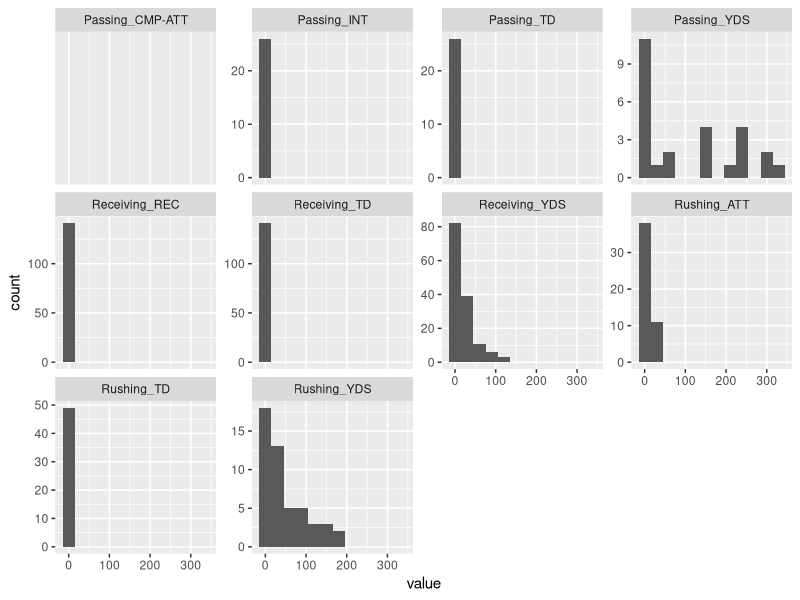
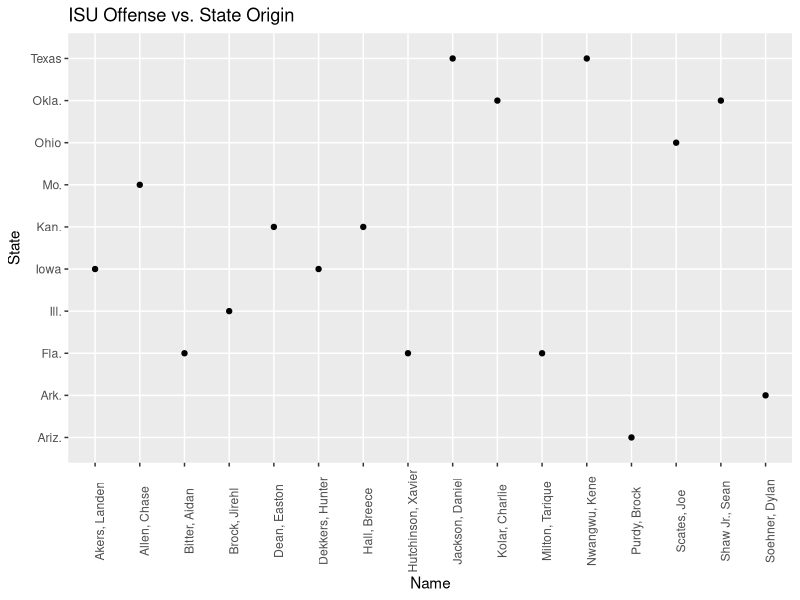
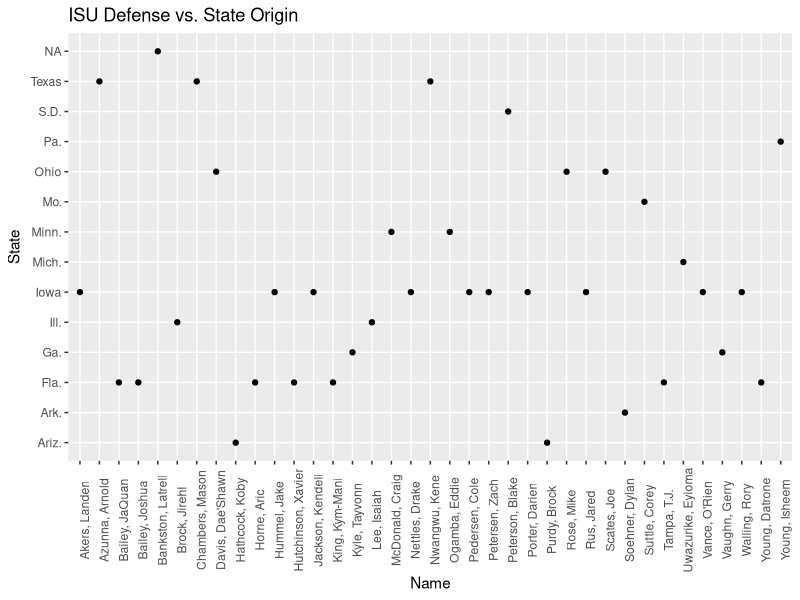

These charts were generated, in order, by the following R code: (Note: this script raises an error after producing the figures.)
## ---- chunk 1
knitr::opts_chunk$set(echo = TRUE)
## ---- chunk 2
library(tidyverse)
## ---- chunk 3
library(readxl)
defense <- read_excel('cyclonesFootball2020.xlsx', sheet = 'Defensive')
str(defense)

## ---- chunk 4
offense <- read_excel('cyclonesFootball2020.xlsx', sheet = 'Offensive')
str(offense)

## ---- chunk 5
biography <- read_excel('cyclonesFootball2020.xlsx', sheet = 'Biography')
str(biography)

## ---- chunk 6
Bio <- biography %>%
  mutate(Name = as.factor(Name))
str(Bio)
## ---- chunk 7
offClean <- offense %>%
  mutate(Name = as.factor(Name)) %>%
  mutate(Opponent = as.factor(Opponent_Opponent))
offClean = subset(offClean, select = -c(Opponent_Opponent) )
str(offClean)
## ---- chunk 8
defClean <- defense %>%
  mutate(Name = as.factor(Name)) %>%
  mutate(Opponent = as.factor(Opponent_Opponent))
defClean = subset(defClean, select = -c(Opponent_Opponent) )
str(defClean)
## ---- chunk 9
offClean <- offClean %>% 
  mutate_if(is.character, as.numeric)
## ---- chunk 10
defClean <- defClean %>% 
  mutate_if(is.character, as.numeric)
## ---- chunk 11
Bio <- Bio %>%
  mutate(Weight = as.numeric(Weight))
## ---- chunk 12
bioClean <- Bio %>%
  separate(Height,c('feet', 'inches'), sep = '-', convert = TRUE, remove = FALSE) %>%
  mutate(feet = 12*feet + inches) %>%
  select(-inches) %>%
  rename(Height_In_Inches = feet) %>%
  mutate(Height_In_Inches = as.numeric(Height_In_Inches))
bioClean = subset(bioClean, select = -c(Height) )
str(bioClean)
## ---- chunk 13
offClean1 <- offClean %>%
  pivot_longer(Receiving_REC:Passing_INT, names_to = 'stat', values_to = 'value')
str(offClean1)
## ---- chunk 14
ggplot(offClean1, aes(x=value)) + geom_histogram(binwidth= 30) + facet_wrap(~stat, scales= 'free_y')
## ---- chunk 15
CityState <- bioClean %>%
  separate(Hometown, c('City', 'State'), sep = ',', convert = TRUE, remove = FALSE) %>%
  select(-Position, -Height_In_Inches, -Weight, -Class, -Hometown, -Highschool)
head(CityState)
## ---- chunk 16
PlayersPerState <- CityState %>%
  group_by(State) %>%
  summarize(count = n())
PlayersPerState
## ---- chunk 17
offState <- offClean %>%
  left_join(CityState, by = c('Name')) %>%
  select(Name, State) %>%
  distinct()
offState
## ---- chunk 18
ggplot(offState, aes(x = Name, y = State)) + geom_point() + theme(axis.text.x = element_text(angle = 90)) + ggtitle('ISU Offense vs. State Origin')
## ---- chunk 19
defState <- defClean %>%
  left_join(CityState, by = c('Name')) %>%
  select(Name, State) %>%
  distinct()
defState
## ---- chunk 20
ggplot(defState, aes(x = Name, y = State)) + geom_point() + theme(axis.text.x = element_text(angle = 90)) + ggtitle('ISU Defense vs. State Origin')
## ---- chunk 21
def2019 <- read_excel('cyclonesFootball2019.xlsx', sheet = 'Defensive')
str(def2019)

## ---- chunk 22
off2019 <- read_excel('cyclonesFootball2019.xlsx', sheet = 'Offensive')
str(off2019)

## ---- chunk 23
bio2019 <- read_excel('cyclonesFootball2019.xlsx', sheet = 'Biography')
str(bio2019)
## ---- chunk 24
off2019Clean <- off2019 %>%
  mutate(Name = as.factor(Name)) %>%
  mutate(Opponent = as.factor(Opponent_Opponent))
off2019Clean = subset(off2019Clean, select = -c(Opponent_Opponent))
str(off2019Clean)
## ---- chunk 25
def2019Clean <- def2019 %>%
  mutate(Name = as.factor(Name)) %>%
  mutate(Opponent = as.factor(Opponent_Opponent))
def2019Clean = subset(def2019Clean, select = -c(Opponent_Opponent))
str(def2019Clean)
## ---- chunk 26
off2019Clean <- off2019Clean %>%
  mutate_if(is.character, as.numeric)
## ---- chunk 27
def2019Clean <- def2019Clean %>%
  mutate_if(is.character, as.numeric)
## ---- chunk 28
str(off2019Clean)
## ---- chunk 29
str(def2019Clean)
## ---- chunk 30
def2019Clean <- def2019Clean %>%
  group_by(Name) %>%
  summarize_at(vars(Tackles_Solo), list(Total_Solo_Tackles2019 = sum, Mean_Solo_Tackles2019 = mean))
def2019Clean
## ---- chunk 31
off2019Clean <- off2019Clean %>%
  group_by(Name) %>%
  summarize_at(vars(Receiving_YDS), list(Total_Receiving_YDS_2019 = sum, Mean_Receiving_YDS2019 = mean))
off2019Clean
## ---- chunk 32
defprogress2019_to_2020 <- def2019Clean %>% inner_join(defClean)
defprogress2019_to_2020
## ---- chunk 33
offprogress2019_to_2020 <- off2019Clean %>% 
  inner_join(offClean)
offprogress2019_to_2020
